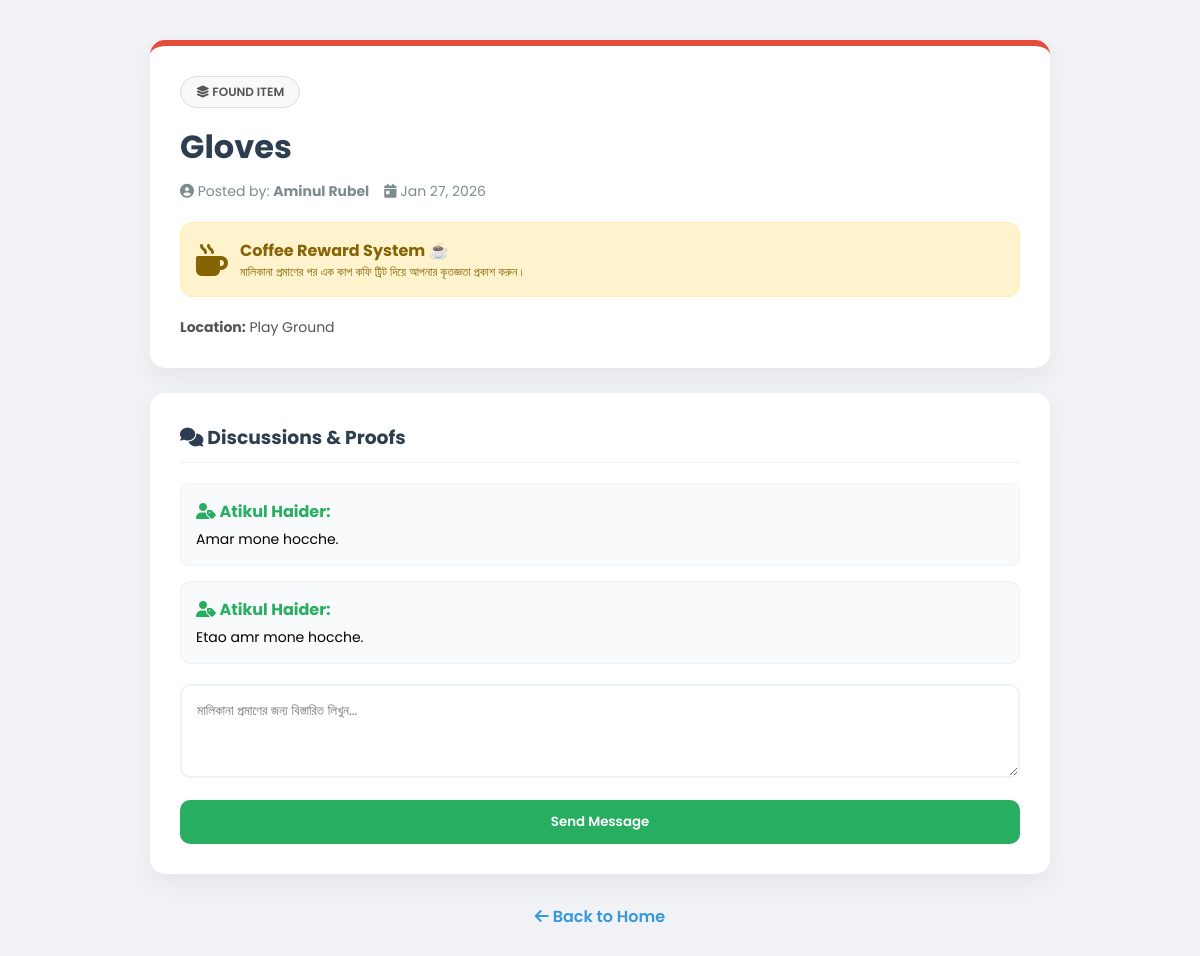
The app's page /post_details.php?id=1&type=found (signed in) with its own data.
### tables this page shows
CREATE TABLE `found` (
  `id` int(11) NOT NULL,
  `name` varchar(255) NOT NULL,
  `place` varchar(255) NOT NULL,
  `description` text DEFAULT NULL,
  `login_id` int(11) NOT NULL,
  `created_at` timestamp NOT NULL DEFAULT current_timestamp()
);

CREATE TABLE `comments` (
  `id` int(11) NOT NULL,
  `post_id` int(11) NOT NULL,
  `user_id` int(11) NOT NULL,
  `comment_text` text NOT NULL,
  `created_at` timestamp NOT NULL DEFAULT current_timestamp()
);

### post_details.php (the view, shortened to what this page needs)
<?php
include_once("connection.php");
$post_id = mysqli_real_escape_string($mysqli, $_GET['id']);
$type = isset($_GET['type']) ? mysqli_real_escape_string($mysqli, $_GET['type']) : '';
$category_name = "";
if ($type == 'lost') {
    $query = "SELECT lost.*, login.name as username FROM lost JOIN login ON lost.login_id = login.id WHERE lost.id = $post_id";
    $category_name = "LOST ITEM";
    $is_market = false;
}
elseif ($type == 'found') {
    $query = "SELECT found.*, login.name as username FROM found JOIN login ON found.login_id = login.id WHERE found.id = $post_id";
    $category_name = "FOUND ITEM";
    $is_market = false;
}
else {
    $query = "SELECT p.*, l.name as username FROM products p JOIN login l ON p.login_id = l.id WHERE p.id = $post_id";
    $category_name = "MARKETPLACE";
    $is_market = true;
}
$result = mysqli_query($mysqli, $query);
$post = mysqli_fetch_assoc($result);
?>
<!DOCTYPE html>
<html lang="en">
<head>
    <link rel="stylesheet" href="https://cdnjs.cloudflare.com/ajax/libs/font-awesome/6.4.0/css/all.min.css">
</head>
<body>
<div class="container">
    <div class="details-card">
        <span class="badge"><i class="fa-solid fa-layer-group"></i> <?php echo $category_name; ?></span>
        <h1><?php echo htmlspecialchars($post['name']); ?></h1>
        <div class="post-info">
            <span><i class="fa-solid fa-circle-user"></i> Posted by: <strong><?php echo htmlspecialchars($post['username']); ?></strong></span>
            <?php if(isset($post['created_at'])): ?>
                <span><i class="fa-solid fa-calendar-day"></i> <?php echo date('M d, Y', strtotime($post['created_at'])); ?></span>
            <?php endif; ?>
        </div>
        <?php if(!$is_market): ?>
            <div class="reward-box">
                <i class="fa-solid fa-mug-hot fa-2x"></i>
                <div>
                    <strong>Coffee Reward System ☕</strong>
                    <p style="font-size:12px;">মালিকানা প্রমাণের পর এক কাপ কফি ট্রিট দিয়ে আপনার কৃতজ্ঞতা প্রকাশ করুন।</p>
                </div>
            </div>
            <p style="margin-top:20px; color:#555; font-size: 14px;"><strong>Location:</strong> <?php echo htmlspecialchars($post['place']); ?></p>
        <?php else: ?>
            <p style="font-size: 1.2rem; color: #27ae60; font-weight: 600;">Price: ৳<?php echo $post['price']; ?></p>
            <p style="color:#666;">Available Quantity: <?php echo $post['qty']; ?></p>
        <?php endif; ?>
    </div>
    <div class="comment-section">
        <h3><i class="fa-solid fa-comments"></i> Discussions & Proofs</h3>
        <div id="comment-list">
            <?php
            $comments = mysqli_query($mysqli, "SELECT c.*, l.name FROM comments c JOIN login l ON c.user_id = l.id WHERE c.post_id = $post_id ORDER BY c.id ASC");
            if(mysqli_num_rows($comments) > 0):
                while($com = mysqli_fetch_assoc($comments)): ?>
                    <div class="comment-box">
                        <strong><i class="fa-solid fa-user-tag"></i> <?php echo htmlspecialchars($com['name']); ?>:</strong>
                        <p style="font-size:14px;"><?php echo htmlspecialchars($com['comment_text']); ?></p>
                    </div>
                <?php endwhile;
            else: ?>
                <p style="text-align:center; color:#999; padding:10px;">No messages yet. Start the conversation!</p>
            <?php endif; ?>
        </div>
        <form action="add_comment.php" method="POST" style="margin-top:20px;">
            <textarea name="comment_text" rows="3" placeholder="মালিকানা প্রমাণের জন্য বিস্তারিত লিখুন..." required></textarea>
            <button type="submit" class="btn-post">Send Message</button>
        </form>
    </div>
    <p style="text-align:center; margin-top:30px;">
        <a href="index.php" style="text-decoration:none; color:#3498db; font-weight: 600;">
            <i class="fa-solid fa-arrow-left"></i> Back to Home
        </a>
    </p>
</div>
</body>
</html>

### records on screen
found: name "Gloves", login.name "Aminul Rubel", created_at "Jan 27, 2026", place "Play Ground"
comments: user.name "Atikul Haider", comment_text "Amar mone hocche."
comments: user.name "Atikul Haider", comment_text "Etao amr mone hocche."

### other values on screen
$category_name "FOUND ITEM"
